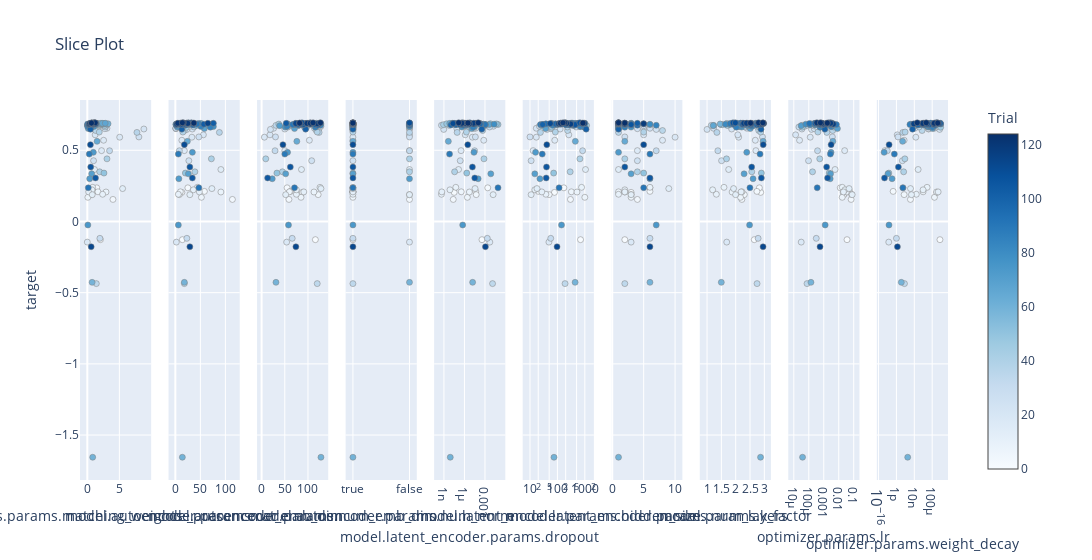

Notebook code for this chart:
### Code cell
# fig = optuna.visualization.plot_parallel_coordinate(plotted_study, target=target, target_name=target_name, params=['model.encoder.params.pooling', 'pretrain_model.encoder.params.pooling',])
# fig = optuna.visualization.plot_contour(study, target=target, target_name=target_name, params=params+not_imp)
fig = optuna.visualization.plot_slice(study, target=target, target_name=target_name)#, params=["model.encoder.params.num_layers"] )
# fig = optuna.visualization.plot_optimization_history(study, target=target, target_name=target_name, error_bar=False)
# targets = lambda t: (t.params["schedulers.beta.BetaScheduler.factor"], t.user_attrs["test_Reconstruction overall_mean"])
# target_names = ["memory_after_mean", "test_Reconstruction overall_mean"]
# fig = optuna.visualization.plot_pareto_front(study, targets=targets, target_names=target_names)
fig
